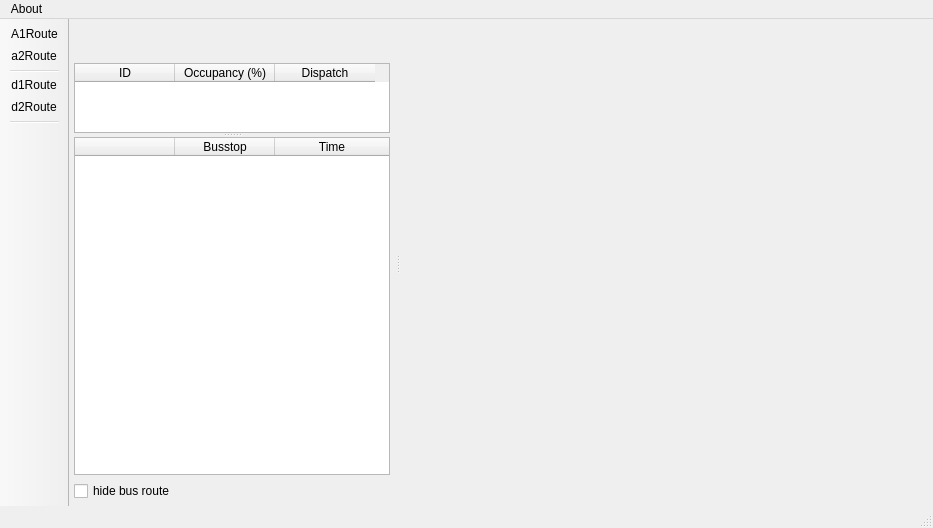
<?xml version="1.0" encoding="UTF-8"?>
<ui version="4.0">
 <class>MainWindow</class>
 <widget class="QMainWindow" name="MainWindow">
  <property name="geometry">
   <rect>
    <x>0</x>
    <y>0</y>
    <width>933</width>
    <height>528</height>
   </rect>
  </property>
  <property name="windowTitle">
   <string>MainWindow</string>
  </property>
  <property name="layoutDirection">
   <enum>Qt::LeftToRight</enum>
  </property>
  <property name="unifiedTitleAndToolBarOnMac">
   <bool>false</bool>
  </property>
  <widget class="QWidget" name="mapWidget">
   <layout class="QGridLayout" name="gridLayout">
    <property name="leftMargin">
     <number>0</number>
    </property>
    <property name="topMargin">
     <number>0</number>
    </property>
    <property name="rightMargin">
     <number>0</number>
    </property>
    <property name="bottomMargin">
     <number>0</number>
    </property>
    <item row="0" column="0">
     <layout class="QVBoxLayout" name="mapLayout">
      <property name="sizeConstraint">
       <enum>QLayout::SetMinimumSize</enum>
      </property>
      <property name="leftMargin">
       <number>0</number>
      </property>
     </layout>
    </item>
   </layout>
  </widget>
  <widget class="QMenuBar" name="menuBar">
   <property name="geometry">
    <rect>
     <x>0</x>
     <y>0</y>
     <width>933</width>
     <height>22</height>
    </rect>
   </property>
   <widget class="QMenu" name="menuAbout">
    <property name="title">
     <string>About</string>
    </property>
   </widget>
   <addaction name="menuAbout"/>
  </widget>
  <widget class="QToolBar" name="mainToolBar">
   <property name="maximumSize">
    <size>
     <width>16777215</width>
     <height>16777215</height>
    </size>
   </property>
   <property name="movable">
    <bool>false</bool>
   </property>
   <property name="allowedAreas">
    <set>Qt::AllToolBarAreas</set>
   </property>
   <property name="floatable">
    <bool>false</bool>
   </property>
   <attribute name="toolBarArea">
    <enum>LeftToolBarArea</enum>
   </attribute>
   <attribute name="toolBarBreak">
    <bool>false</bool>
   </attribute>
   <addaction name="actionA1Route"/>
   <addaction name="actionA2Route"/>
   <addaction name="separator"/>
   <addaction name="actionD1Route"/>
   <addaction name="actionD2Route"/>
   <addaction name="separator"/>
  </widget>
  <widget class="QStatusBar" name="statusBar"/>
  <widget class="QDockWidget" name="leftWidget">
   <property name="features">
    <set>QDockWidget::DockWidgetMovable</set>
   </property>
   <property name="windowTitle">
    <string/>
   </property>
   <attribute name="dockWidgetArea">
    <number>1</number>
   </attribute>
   <widget class="QWidget" name="leftWidgetContents">
    <property name="enabled">
     <bool>true</bool>
    </property>
    <layout class="QGridLayout" name="gridLayout_2">
     <property name="leftMargin">
      <number>5</number>
     </property>
     <property name="topMargin">
      <number>5</number>
     </property>
     <property name="rightMargin">
      <number>5</number>
     </property>
     <property name="bottomMargin">
      <number>5</number>
     </property>
     <item row="1" column="0">
      <widget class="QSplitter" name="splitter">
       <property name="orientation">
        <enum>Qt::Vertical</enum>
       </property>
       <widget class="QTableWidget" name="busTable">
        <property name="sizeAdjustPolicy">
         <enum>QAbstractScrollArea::AdjustToContents</enum>
        </property>
        <property name="editTriggers">
         <set>QAbstractItemView::NoEditTriggers</set>
        </property>
        <property name="selectionMode">
         <enum>QAbstractItemView::SingleSelection</enum>
        </property>
        <column>
         <property name="text">
          <string>ID</string>
         </property>
        </column>
        <column>
         <property name="text">
          <string>Occupancy (%)</string>
         </property>
        </column>
        <column>
         <property name="text">
          <string>Dispatch</string>
         </property>
        </column>
       </widget>
       <widget class="QTableWidget" name="stopsTable">
        <property name="editTriggers">
         <set>QAbstractItemView::NoEditTriggers</set>
        </property>
        <property name="selectionMode">
         <enum>QAbstractItemView::SingleSelection</enum>
        </property>
        <attribute name="horizontalHeaderStretchLastSection">
         <bool>true</bool>
        </attribute>
        <column>
         <property name="text">
          <string/>
         </property>
        </column>
        <column>
         <property name="text">
          <string>Busstop</string>
         </property>
        </column>
        <column>
         <property name="text">
          <string>Time</string>
         </property>
        </column>
       </widget>
      </widget>
     </item>
     <item row="0" column="0">
      <widget class="QLabel" name="routeLabel">
       <property name="font">
        <font>
         <weight>75</weight>
         <bold>true</bold>
        </font>
       </property>
       <property name="text">
        <string/>
       </property>
      </widget>
     </item>
     <item row="2" column="0">
      <widget class="QCheckBox" name="busroutetoggle">
       <property name="text">
        <string>hide bus route</string>
       </property>
      </widget>
     </item>
    </layout>
   </widget>
  </widget>
  <action name="actionA1Route">
   <property name="checkable">
    <bool>true</bool>
   </property>
   <property name="icon">
    <iconset resource="icons.qrc">
     <normaloff>:/icons/images/a1.png</normaloff>:/icons/images/a1.png</iconset>
   </property>
   <property name="text">
    <string>A1Route</string>
   </property>
   <property name="toolTip">
    <string>A1</string>
   </property>
  </action>
  <action name="actionA2Route">
   <property name="checkable">
    <bool>true</bool>
   </property>
   <property name="icon">
    <iconset resource="icons.qrc">
     <normaloff>:/icons/images/a2.png</normaloff>:/icons/images/a2.png</iconset>
   </property>
   <property name="text">
    <string>a2Route</string>
   </property>
   <property name="toolTip">
    <string>A2</string>
   </property>
  </action>
  <action name="actionD1Route">
   <property name="checkable">
    <bool>true</bool>
   </property>
   <property name="icon">
    <iconset resource="icons.qrc">
     <normaloff>:/icons/images/d1.png</normaloff>:/icons/images/d1.png</iconset>
   </property>
   <property name="text">
    <string>d1Route</string>
   </property>
   <property name="toolTip">
    <string>D1</string>
   </property>
  </action>
  <action name="actionD2Route">
   <property name="checkable">
    <bool>true</bool>
   </property>
   <property name="icon">
    <iconset resource="icons.qrc">
     <normaloff>:/icons/images/d2.png</normaloff>:/icons/images/d2.png</iconset>
   </property>
   <property name="text">
    <string>d2Route</string>
   </property>
   <property name="toolTip">
    <string>D2</string>
   </property>
  </action>
 </widget>
 <layoutdefault spacing="6" margin="11"/>
 <resources>
  <include location="icons.qrc"/>
 </resources>
 <connections/>
</ui>
